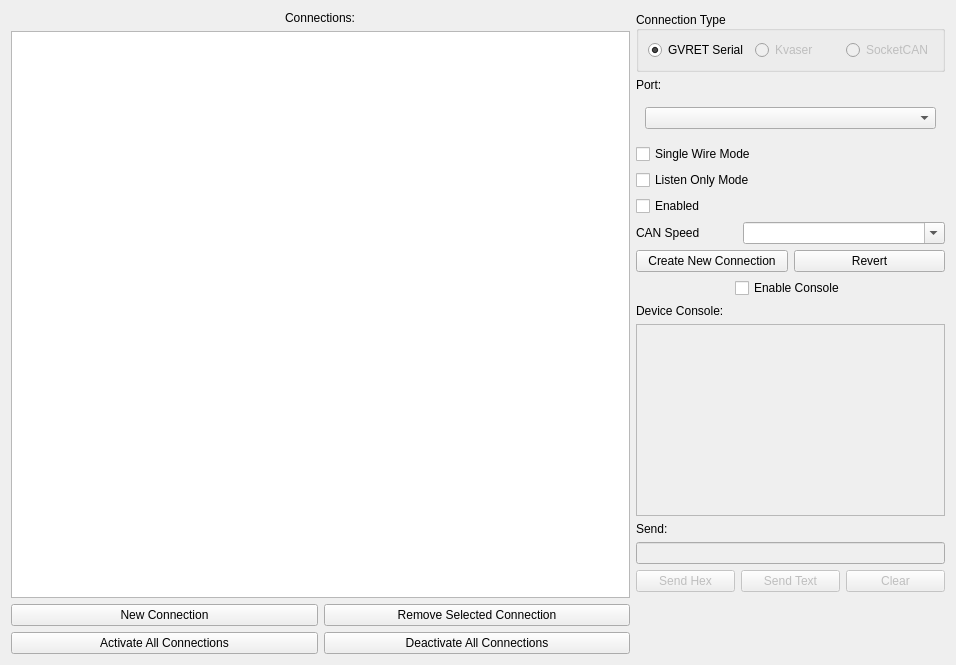
<?xml version="1.0" encoding="UTF-8"?>
<ui version="4.0">
 <class>ConnectionWindow</class>
 <widget class="QWidget" name="ConnectionWindow">
  <property name="geometry">
   <rect>
    <x>0</x>
    <y>0</y>
    <width>956</width>
    <height>665</height>
   </rect>
  </property>
  <property name="windowTitle">
   <string>Connection Settings</string>
  </property>
  <layout class="QHBoxLayout" name="horizontalLayout" stretch="2,1">
   <item>
    <layout class="QVBoxLayout" name="verticalLayout">
     <item alignment="Qt::AlignHCenter">
      <widget class="QLabel" name="label_4">
       <property name="text">
        <string>Connections:</string>
       </property>
      </widget>
     </item>
     <item>
      <widget class="QTableView" name="tableConnections">
       <property name="selectionMode">
        <enum>QAbstractItemView::SingleSelection</enum>
       </property>
       <property name="selectionBehavior">
        <enum>QAbstractItemView::SelectRows</enum>
       </property>
      </widget>
     </item>
     <item>
      <layout class="QHBoxLayout" name="horizontalLayout_5">
       <item>
        <widget class="QPushButton" name="btnNewConn">
         <property name="text">
          <string>New Connection</string>
         </property>
        </widget>
       </item>
       <item>
        <widget class="QPushButton" name="btnRemoveBus">
         <property name="text">
          <string>Remove Selected Connection</string>
         </property>
        </widget>
       </item>
      </layout>
     </item>
     <item>
      <layout class="QHBoxLayout" name="horizontalLayout_6">
       <item>
        <widget class="QPushButton" name="btnActivateAll">
         <property name="text">
          <string>Activate All Connections</string>
         </property>
        </widget>
       </item>
       <item>
        <widget class="QPushButton" name="btnDeactivateAll">
         <property name="text">
          <string>Deactivate All Connections</string>
         </property>
        </widget>
       </item>
      </layout>
     </item>
    </layout>
   </item>
   <item>
    <layout class="QVBoxLayout" name="verticalLayout_2">
     <item>
      <widget class="QGroupBox" name="gbType">
       <property name="title">
        <string>Connection Type</string>
       </property>
       <property name="alignment">
        <set>Qt::AlignLeading|Qt::AlignLeft|Qt::AlignVCenter</set>
       </property>
       <layout class="QHBoxLayout" name="horizontalLayout_2">
        <item>
         <widget class="QRadioButton" name="rbGVRET">
          <property name="text">
           <string>GVRET Serial</string>
          </property>
          <property name="checked">
           <bool>true</bool>
          </property>
         </widget>
        </item>
        <item>
         <widget class="QRadioButton" name="rbKvaser">
          <property name="enabled">
           <bool>false</bool>
          </property>
          <property name="text">
           <string>Kvaser</string>
          </property>
         </widget>
        </item>
        <item>
         <widget class="QRadioButton" name="rbSocketCAN">
          <property name="enabled">
           <bool>false</bool>
          </property>
          <property name="text">
           <string>SocketCAN</string>
          </property>
         </widget>
        </item>
       </layout>
      </widget>
     </item>
     <item>
      <widget class="QLabel" name="lPort">
       <property name="sizePolicy">
        <sizepolicy hsizetype="Minimum" vsizetype="Minimum">
         <horstretch>0</horstretch>
         <verstretch>0</verstretch>
        </sizepolicy>
       </property>
       <property name="text">
        <string>Port:</string>
       </property>
      </widget>
     </item>
     <item>
      <widget class="QStackedWidget" name="stPort">
       <property name="sizePolicy">
        <sizepolicy hsizetype="Preferred" vsizetype="Fixed">
         <horstretch>0</horstretch>
         <verstretch>0</verstretch>
        </sizepolicy>
       </property>
       <property name="minimumSize">
        <size>
         <width>0</width>
         <height>0</height>
        </size>
       </property>
       <property name="layoutDirection">
        <enum>Qt::LeftToRight</enum>
       </property>
       <property name="currentIndex">
        <number>0</number>
       </property>
       <widget class="QWidget" name="cbPage">
        <property name="sizePolicy">
         <sizepolicy hsizetype="Expanding" vsizetype="Preferred">
          <horstretch>0</horstretch>
          <verstretch>0</verstretch>
         </sizepolicy>
        </property>
        <property name="layoutDirection">
         <enum>Qt::LeftToRight</enum>
        </property>
        <layout class="QHBoxLayout" name="horizontalLayout_8">
         <item>
          <widget class="QComboBox" name="cbPort">
           <property name="sizePolicy">
            <sizepolicy hsizetype="Expanding" vsizetype="Fixed">
             <horstretch>0</horstretch>
             <verstretch>0</verstretch>
            </sizepolicy>
           </property>
           <property name="maximumSize">
            <size>
             <width>341</width>
             <height>16777215</height>
            </size>
           </property>
          </widget>
         </item>
        </layout>
       </widget>
       <widget class="QWidget" name="etPage">
        <layout class="QHBoxLayout" name="horizontalLayout_7">
         <item>
          <widget class="QLineEdit" name="lePort">
           <property name="sizePolicy">
            <sizepolicy hsizetype="Expanding" vsizetype="Fixed">
             <horstretch>0</horstretch>
             <verstretch>0</verstretch>
            </sizepolicy>
           </property>
          </widget>
         </item>
        </layout>
       </widget>
      </widget>
     </item>
     <item>
      <widget class="QCheckBox" name="ckSingleWire">
       <property name="text">
        <string>Single Wire Mode</string>
       </property>
      </widget>
     </item>
     <item>
      <widget class="QCheckBox" name="ckListenOnly">
       <property name="text">
        <string>Listen Only Mode</string>
       </property>
      </widget>
     </item>
     <item>
      <widget class="QCheckBox" name="ckEnabled">
       <property name="text">
        <string>Enabled</string>
       </property>
      </widget>
     </item>
     <item>
      <layout class="QHBoxLayout" name="horizontalLayout_3" stretch="1,2">
       <item>
        <widget class="QLabel" name="label_2">
         <property name="text">
          <string>CAN Speed</string>
         </property>
        </widget>
       </item>
       <item>
        <widget class="QComboBox" name="cbSpeed">
         <property name="editable">
          <bool>true</bool>
         </property>
        </widget>
       </item>
      </layout>
     </item>
     <item>
      <layout class="QHBoxLayout" name="horizontalLayout_4">
       <item>
        <widget class="QPushButton" name="btnOK">
         <property name="text">
          <string>Create New Connection</string>
         </property>
        </widget>
       </item>
       <item>
        <widget class="QPushButton" name="btnRevert">
         <property name="text">
          <string>Revert</string>
         </property>
        </widget>
       </item>
      </layout>
     </item>
     <item alignment="Qt::AlignHCenter">
      <widget class="QCheckBox" name="ckEnableConsole">
       <property name="text">
        <string>Enable Console</string>
       </property>
      </widget>
     </item>
     <item>
      <widget class="QLabel" name="label">
       <property name="text">
        <string>Device Console:</string>
       </property>
      </widget>
     </item>
     <item>
      <widget class="QTextBrowser" name="textConsole">
       <property name="enabled">
        <bool>false</bool>
       </property>
      </widget>
     </item>
     <item>
      <widget class="QLabel" name="label_3">
       <property name="text">
        <string>Send:</string>
       </property>
      </widget>
     </item>
     <item>
      <widget class="QLineEdit" name="lineSend">
       <property name="enabled">
        <bool>false</bool>
       </property>
      </widget>
     </item>
     <item>
      <layout class="QHBoxLayout" name="horizontalLayout_9">
       <item>
        <widget class="QPushButton" name="btnSendHex">
         <property name="enabled">
          <bool>false</bool>
         </property>
         <property name="text">
          <string>Send Hex</string>
         </property>
        </widget>
       </item>
       <item>
        <widget class="QPushButton" name="btnSendText">
         <property name="enabled">
          <bool>false</bool>
         </property>
         <property name="text">
          <string>Send Text</string>
         </property>
        </widget>
       </item>
       <item>
        <widget class="QPushButton" name="btnClearDebug">
         <property name="enabled">
          <bool>false</bool>
         </property>
         <property name="text">
          <string>Clear</string>
         </property>
        </widget>
       </item>
      </layout>
     </item>
     <item>
      <spacer name="verticalSpacer">
       <property name="orientation">
        <enum>Qt::Vertical</enum>
       </property>
       <property name="sizeHint" stdset="0">
        <size>
         <width>20</width>
         <height>40</height>
        </size>
       </property>
      </spacer>
     </item>
    </layout>
   </item>
  </layout>
 </widget>
 <resources/>
 <connections/>
</ui>
